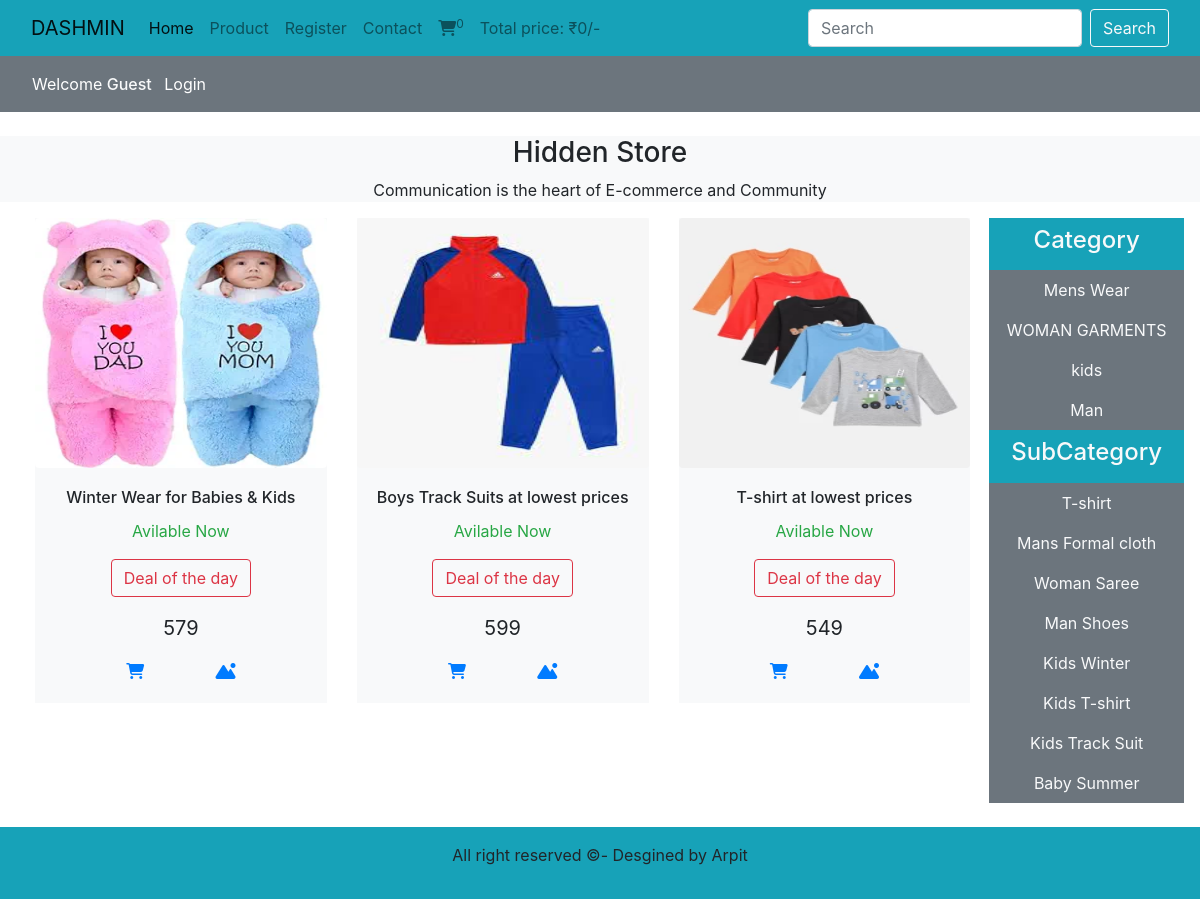
The app's page /index.php?category=7 with its own data.
### tables this page shows
CREATE TABLE `product` (
  `pid` int(11) NOT NULL,
  `image` varchar(400) NOT NULL,
  `photo` varchar(400) NOT NULL,
  `pname` varchar(100) NOT NULL,
  `catname` varchar(255) NOT NULL,
  `subid` varchar(100) NOT NULL,
  `price` varchar(100) NOT NULL,
  `pstatus` varchar(100) NOT NULL
);

CREATE TABLE `category` (
  `cid` int(11) NOT NULL,
  `cname` varchar(100) NOT NULL,
  `status` varchar(100) NOT NULL,
  `created_at` varchar(255) NOT NULL DEFAULT current_timestamp(),
  `updated_at` timestamp NOT NULL DEFAULT current_timestamp() ON UPDATE current_timestamp()
);

CREATE TABLE `subcategory` (
  `sid` int(11) NOT NULL,
  `subname` varchar(100) NOT NULL,
  `catid` varchar(100) NOT NULL,
  `substatus` varchar(100) NOT NULL,
  `created_at` varchar(100) DEFAULT current_timestamp(),
  `updated_at` timestamp NOT NULL DEFAULT current_timestamp() ON UPDATE current_timestamp()
);

### functions/common_function.php (the view, shortened to what this page needs)
<?php
include('./config/connect.php');
        ?>
    <?php
    function get_unique_categories(){
        global $con;
        if(isset($_GET['category'])){
            $category_id = $_GET['category'];
        $select_query_1 = "select * from `product` where catname =$category_id";
        $result_query_1= mysqli_query($con,$select_query_1);
        while($row = mysqli_fetch_assoc($result_query_1)){
            $product_id = $row['pid'];
            $image = $row['image'];
            $pname = $row['pname'];
            $price = $row['price'];
            echo "<div class='col-md-4 col-sm-6 mb-2'>
            <div class='bg-light' style='width: 100%;'>
                <img src='./admin/assets/img/$image' style='width:100%; height:250px;'' class='object-fit-fill rounded mx-auto d-block ' alt='...' />
                <div class='card-body'>
                    <h5 class='card-title text-center fs-6 ellipsis'>$pname</h5>
                    <div class='text-center'>
                    <div class='card-text mb-2'>
                    <p class='text-success'>Avilable Now</p>
                    </div>
                 <p class='btn btn-outline-danger style='width:100%;''>Deal of the day</p>
                    <p class='fs-6'><span class='fs-5'>$price</span></p>
                    </div>
                    <div class='d-flex justify-content-evenly'>
                    <abbr title='Add to Cart'><a href='index.php?add_to_cart=$product_id' class=''><i class='fa-solid fa-cart-shopping'></i></a></abbr>
                    <abbr title='View More' class='float-right'><a href='product_details.php?product_id=$product_id'><i class='fa-solid fa-mountain-sun'></i></a></abbr>
                </div>
                </div>
            </div>
        </div>";
        }
    }
}
    function getbrands(){
        global $con;
        $select_brands = "select * from `subcategory`";
        $result_brands = mysqli_query($con,$select_brands);
        while($row_data = mysqli_fetch_assoc($result_brands)){
            $brand_title = $row_data['subname'];
            $brand_id = $row_data['sid'];
            echo "<li class='nav-item text-center'>
            <a href='index.php?subcategory=$brand_id' class='nav-link text-light'>$brand_title</a>
        </li>";
        }
    }
    function getcategory(){
        global $con;
        $select_category = "select * from `category`";
                            $result_category = mysqli_query($con,$select_category);
                            while($row_data_1 = mysqli_fetch_assoc($result_category)){
                                $category_title = $row_data_1['cname'];
                                $category_id = $row_data_1['cid'];
                                echo "<li class='nav-item text-center'>
                                <a href='index.php?category=$category_id' class='nav-link text-light'>$category_title</a>
                            </li>";
                            }
    }
            ?>
        <?php
    function getIPAddress() {
         if(!empty($_SERVER['HTTP_CLIENT_IP'])) {
                    $ip = $_SERVER['HTTP_CLIENT_IP'];
            }
        elseif (!empty($_SERVER['HTTP_X_FORWARDED_FOR'])) {
                    $ip = $_SERVER['HTTP_X_FORWARDED_FOR'];
         }
        else{
                 $ip = $_SERVER['REMOTE_ADDR'];
         }
         return $ip;
    }
function cart_iteam(){
    if(isset($_GET['add_to_cart'])){
        global $con;
        $ip = getIPAddress();
        $select_query ="select * from `cart_details` where ip_address ='$ip'";
        $result_query = mysqli_query($con,$select_query);
        $count_cart_items = mysqli_num_rows($result_query);
    }
        else{
            global $con;
        $ip = getIPAddress();
        $select_query ="select * from `cart_details` where ip_address ='$ip'";
        $result_query = mysqli_query($con,$select_query);
        $count_cart_items = mysqli_num_rows($result_query);
        }
        echo $count_cart_items;
    }
    function total_cart_price(){
        $total_price =0;
        echo $total_price;
    }
            ?>

### includes/header.php (style rules this page uses)
.ellipsis { overflow: hidden; white-space: nowrap; text-overflow: ellipsis; }

### records on screen
product: image (picture), pname "Winter Wear for Babies & Kids", price "579"
product: image (picture), pname "Boys Track Suits at lowest prices", price "599"
product: image (picture), pname "T-shirt at lowest prices", price "549"
category: cname "Mens Wear"
category: cname "WOMAN GARMENTS"
category: cname "kids"
category: cname "Man"
subcategory: subname "T-shirt"
subcategory: subname "Mans Formal cloth"
subcategory: subname "Woman Saree"
subcategory: subname "Man Shoes"
subcategory: subname "Kids Winter"
subcategory: subname "Kids T-shirt"
subcategory: subname "Kids Track Suit"
subcategory: subname "Baby Summer"

### other values on screen
$count_cart_items "0"
$total_price "0"
